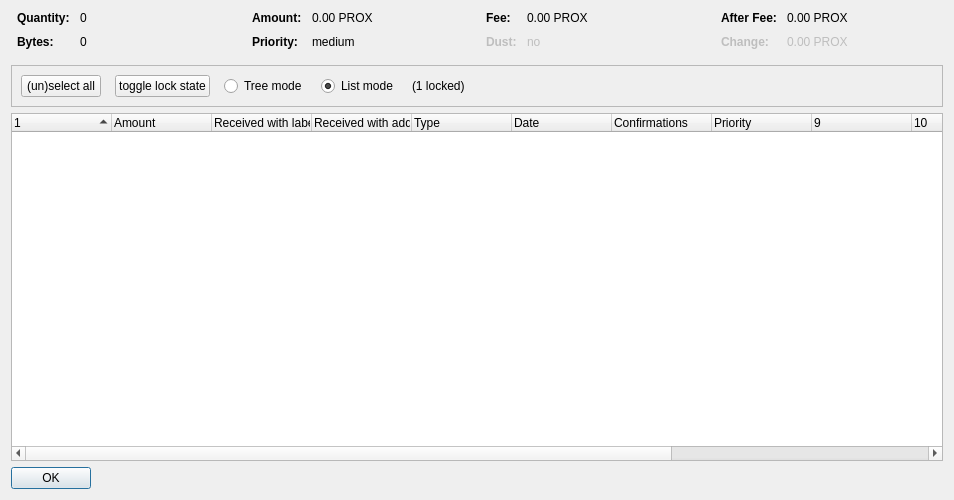
<?xml version="1.0" encoding="UTF-8"?>
<ui version="4.0">
 <class>CoinControlDialog</class>
 <widget class="QDialog" name="CoinControlDialog">
  <property name="geometry">
   <rect>
    <x>0</x>
    <y>0</y>
    <width>954</width>
    <height>500</height>
   </rect>
  </property>
  <property name="windowTitle">
   <string>Coin Selection</string>
  </property>
  <layout class="QVBoxLayout" name="verticalLayout">
   <item>
    <layout class="QHBoxLayout" name="horizontalLayoutTop" stretch="0,0,0,0">
     <property name="topMargin">
      <number>0</number>
     </property>
     <property name="bottomMargin">
      <number>10</number>
     </property>
     <item>
      <layout class="QFormLayout" name="formLayoutCoinControl1">
       <property name="horizontalSpacing">
        <number>10</number>
       </property>
       <property name="verticalSpacing">
        <number>10</number>
       </property>
       <property name="leftMargin">
        <number>6</number>
       </property>
       <property name="rightMargin">
        <number>6</number>
       </property>
       <item row="0" column="0">
        <widget class="QLabel" name="labelCoinControlQuantityText">
         <property name="font">
          <font>
           <weight>75</weight>
           <bold>true</bold>
          </font>
         </property>
         <property name="text">
          <string>Quantity:</string>
         </property>
        </widget>
       </item>
       <item row="0" column="1">
        <widget class="QLabel" name="labelCoinControlQuantity">
         <property name="cursor">
          <cursorShape>IBeamCursor</cursorShape>
         </property>
         <property name="contextMenuPolicy">
          <enum>Qt::ActionsContextMenu</enum>
         </property>
         <property name="text">
          <string notr="true">0</string>
         </property>
         <property name="textInteractionFlags">
          <set>Qt::LinksAccessibleByMouse|Qt::TextSelectableByKeyboard|Qt::TextSelectableByMouse</set>
         </property>
        </widget>
       </item>
       <item row="1" column="0">
        <widget class="QLabel" name="labelCoinControlBytesText">
         <property name="font">
          <font>
           <weight>75</weight>
           <bold>true</bold>
          </font>
         </property>
         <property name="text">
          <string>Bytes:</string>
         </property>
        </widget>
       </item>
       <item row="1" column="1">
        <widget class="QLabel" name="labelCoinControlBytes">
         <property name="cursor">
          <cursorShape>IBeamCursor</cursorShape>
         </property>
         <property name="contextMenuPolicy">
          <enum>Qt::ActionsContextMenu</enum>
         </property>
         <property name="text">
          <string notr="true">0</string>
         </property>
         <property name="textInteractionFlags">
          <set>Qt::LinksAccessibleByMouse|Qt::TextSelectableByKeyboard|Qt::TextSelectableByMouse</set>
         </property>
        </widget>
       </item>
      </layout>
     </item>
     <item>
      <layout class="QFormLayout" name="formLayoutCoinControl2">
       <property name="horizontalSpacing">
        <number>10</number>
       </property>
       <property name="verticalSpacing">
        <number>10</number>
       </property>
       <property name="leftMargin">
        <number>6</number>
       </property>
       <property name="rightMargin">
        <number>6</number>
       </property>
       <item row="0" column="0">
        <widget class="QLabel" name="labelCoinControlAmountText">
         <property name="font">
          <font>
           <weight>75</weight>
           <bold>true</bold>
          </font>
         </property>
         <property name="text">
          <string>Amount:</string>
         </property>
        </widget>
       </item>
       <item row="0" column="1">
        <widget class="QLabel" name="labelCoinControlAmount">
         <property name="cursor">
          <cursorShape>IBeamCursor</cursorShape>
         </property>
         <property name="contextMenuPolicy">
          <enum>Qt::ActionsContextMenu</enum>
         </property>
         <property name="text">
          <string notr="true">0.00 PROX</string>
         </property>
         <property name="textInteractionFlags">
          <set>Qt::LinksAccessibleByMouse|Qt::TextSelectableByKeyboard|Qt::TextSelectableByMouse</set>
         </property>
        </widget>
       </item>
       <item row="1" column="0">
        <widget class="QLabel" name="labelCoinControlPriorityText">
         <property name="font">
          <font>
           <weight>75</weight>
           <bold>true</bold>
          </font>
         </property>
         <property name="text">
          <string>Priority:</string>
         </property>
        </widget>
       </item>
       <item row="1" column="1">
        <widget class="QLabel" name="labelCoinControlPriority">
         <property name="cursor">
          <cursorShape>IBeamCursor</cursorShape>
         </property>
         <property name="contextMenuPolicy">
          <enum>Qt::ActionsContextMenu</enum>
         </property>
         <property name="text">
          <string>medium</string>
         </property>
         <property name="textInteractionFlags">
          <set>Qt::LinksAccessibleByMouse|Qt::TextSelectableByKeyboard|Qt::TextSelectableByMouse</set>
         </property>
        </widget>
       </item>
      </layout>
     </item>
     <item>
      <layout class="QFormLayout" name="formLayoutCoinControl3">
       <property name="horizontalSpacing">
        <number>10</number>
       </property>
       <property name="verticalSpacing">
        <number>10</number>
       </property>
       <property name="leftMargin">
        <number>6</number>
       </property>
       <property name="rightMargin">
        <number>6</number>
       </property>
       <item row="0" column="0">
        <widget class="QLabel" name="labelCoinControlFeeText">
         <property name="font">
          <font>
           <weight>75</weight>
           <bold>true</bold>
          </font>
         </property>
         <property name="text">
          <string>Fee:</string>
         </property>
        </widget>
       </item>
       <item row="0" column="1">
        <widget class="QLabel" name="labelCoinControlFee">
         <property name="cursor">
          <cursorShape>IBeamCursor</cursorShape>
         </property>
         <property name="contextMenuPolicy">
          <enum>Qt::ActionsContextMenu</enum>
         </property>
         <property name="text">
          <string notr="true">0.00 PROX</string>
         </property>
         <property name="textInteractionFlags">
          <set>Qt::LinksAccessibleByMouse|Qt::TextSelectableByKeyboard|Qt::TextSelectableByMouse</set>
         </property>
        </widget>
       </item>
       <item row="1" column="0">
        <widget class="QLabel" name="labelCoinControlLowOutputText">
         <property name="enabled">
          <bool>false</bool>
         </property>
         <property name="font">
          <font>
           <weight>75</weight>
           <bold>true</bold>
          </font>
         </property>
         <property name="text">
          <string>Dust:</string>
         </property>
        </widget>
       </item>
       <item row="1" column="1">
        <widget class="QLabel" name="labelCoinControlLowOutput">
         <property name="enabled">
          <bool>false</bool>
         </property>
         <property name="cursor">
          <cursorShape>IBeamCursor</cursorShape>
         </property>
         <property name="contextMenuPolicy">
          <enum>Qt::ActionsContextMenu</enum>
         </property>
         <property name="text">
          <string>no</string>
         </property>
         <property name="textInteractionFlags">
          <set>Qt::LinksAccessibleByMouse|Qt::TextSelectableByKeyboard|Qt::TextSelectableByMouse</set>
         </property>
        </widget>
       </item>
      </layout>
     </item>
     <item>
      <layout class="QFormLayout" name="formLayoutCoinControl4">
       <property name="horizontalSpacing">
        <number>10</number>
       </property>
       <property name="verticalSpacing">
        <number>10</number>
       </property>
       <property name="leftMargin">
        <number>6</number>
       </property>
       <property name="rightMargin">
        <number>6</number>
       </property>
       <item row="0" column="0">
        <widget class="QLabel" name="labelCoinControlAfterFeeText">
         <property name="font">
          <font>
           <weight>75</weight>
           <bold>true</bold>
          </font>
         </property>
         <property name="text">
          <string>After Fee:</string>
         </property>
        </widget>
       </item>
       <item row="0" column="1">
        <widget class="QLabel" name="labelCoinControlAfterFee">
         <property name="cursor">
          <cursorShape>IBeamCursor</cursorShape>
         </property>
         <property name="contextMenuPolicy">
          <enum>Qt::ActionsContextMenu</enum>
         </property>
         <property name="text">
          <string notr="true">0.00 PROX</string>
         </property>
         <property name="textInteractionFlags">
          <set>Qt::LinksAccessibleByMouse|Qt::TextSelectableByKeyboard|Qt::TextSelectableByMouse</set>
         </property>
        </widget>
       </item>
       <item row="1" column="0">
        <widget class="QLabel" name="labelCoinControlChangeText">
         <property name="enabled">
          <bool>false</bool>
         </property>
         <property name="font">
          <font>
           <weight>75</weight>
           <bold>true</bold>
          </font>
         </property>
         <property name="text">
          <string>Change:</string>
         </property>
        </widget>
       </item>
       <item row="1" column="1">
        <widget class="QLabel" name="labelCoinControlChange">
         <property name="enabled">
          <bool>false</bool>
         </property>
         <property name="cursor">
          <cursorShape>IBeamCursor</cursorShape>
         </property>
         <property name="contextMenuPolicy">
          <enum>Qt::ActionsContextMenu</enum>
         </property>
         <property name="text">
          <string notr="true">0.00 PROX</string>
         </property>
         <property name="textInteractionFlags">
          <set>Qt::LinksAccessibleByMouse|Qt::TextSelectableByKeyboard|Qt::TextSelectableByMouse</set>
         </property>
        </widget>
       </item>
      </layout>
     </item>
    </layout>
   </item>
   <item>
    <widget class="QFrame" name="frame">
     <property name="minimumSize">
      <size>
       <width>0</width>
       <height>40</height>
      </size>
     </property>
     <property name="frameShape">
      <enum>QFrame::StyledPanel</enum>
     </property>
     <property name="frameShadow">
      <enum>QFrame::Sunken</enum>
     </property>
     <layout class="QHBoxLayout" name="horizontalLayout">
      <item>
       <layout class="QHBoxLayout" name="horizontalLayoutPanel" stretch="0,0,0,0,0,0">
        <property name="spacing">
         <number>14</number>
        </property>
        <item>
         <widget class="QPushButton" name="pushButtonSelectAll">
          <property name="sizePolicy">
           <sizepolicy hsizetype="Maximum" vsizetype="Fixed">
            <horstretch>0</horstretch>
            <verstretch>0</verstretch>
           </sizepolicy>
          </property>
          <property name="text">
           <string>(un)select all</string>
          </property>
          <property name="autoDefault">
           <bool>false</bool>
          </property>
         </widget>
        </item>
        <item>
         <widget class="QPushButton" name="pushButtonToggleLock">
          <property name="sizePolicy">
           <sizepolicy hsizetype="Maximum" vsizetype="Fixed">
            <horstretch>0</horstretch>
            <verstretch>0</verstretch>
           </sizepolicy>
          </property>
          <property name="text">
           <string>toggle lock state</string>
          </property>
          <property name="autoDefault">
           <bool>false</bool>
          </property>
         </widget>
        </item>
        <item>
         <widget class="QRadioButton" name="radioTreeMode">
          <property name="sizePolicy">
           <sizepolicy hsizetype="Maximum" vsizetype="Fixed">
            <horstretch>0</horstretch>
            <verstretch>0</verstretch>
           </sizepolicy>
          </property>
          <property name="text">
           <string>Tree mode</string>
          </property>
         </widget>
        </item>
        <item>
         <widget class="QRadioButton" name="radioListMode">
          <property name="sizePolicy">
           <sizepolicy hsizetype="Maximum" vsizetype="Fixed">
            <horstretch>0</horstretch>
            <verstretch>0</verstretch>
           </sizepolicy>
          </property>
          <property name="text">
           <string>List mode</string>
          </property>
          <property name="checked">
           <bool>true</bool>
          </property>
         </widget>
        </item>
        <item>
         <widget class="QLabel" name="labelLocked">
          <property name="text">
           <string>(1 locked)</string>
          </property>
         </widget>
        </item>
        <item>
         <spacer name="horizontalSpacer">
          <property name="orientation">
           <enum>Qt::Horizontal</enum>
          </property>
          <property name="sizeHint" stdset="0">
           <size>
            <width>40</width>
            <height>20</height>
           </size>
          </property>
         </spacer>
        </item>
       </layout>
      </item>
     </layout>
    </widget>
   </item>
   <item>
    <widget class="CoinControlTreeWidget" name="treeWidget">
     <property name="contextMenuPolicy">
      <enum>Qt::CustomContextMenu</enum>
     </property>
     <property name="sortingEnabled">
      <bool>false</bool>
     </property>
     <property name="columnCount">
      <number>13</number>
     </property>
     <attribute name="headerShowSortIndicator" stdset="0">
      <bool>true</bool>
     </attribute>
     <attribute name="headerStretchLastSection">
      <bool>false</bool>
     </attribute>
     <column>
      <property name="text">
       <string/>
      </property>
     </column>
     <column>
      <property name="text">
       <string>Amount</string>
      </property>
     </column>
     <column>
      <property name="text">
       <string>Received with label</string>
      </property>
     </column>
     <column>
      <property name="text">
       <string>Received with address</string>
      </property>
     </column>
     <column>
      <property name="text">
	<string>Type</string>
      </property>
     </column>
     <column>
      <property name="text">	 
       <string>Date</string>
      </property>
     </column>
     <column>
      <property name="text">
       <string>Confirmations</string>
      </property>
      <property name="toolTip">
       <string>Confirmed</string>
      </property>
     </column>
     <column>
      <property name="text">
       <string>Priority</string>
      </property>
     </column>
     <column>
      <property name="text">
       <string/>
      </property>
     </column>
     <column>
      <property name="text">
       <string/>
      </property>
     </column>
     <column>
      <property name="text">
       <string/>
      </property>
     </column>
     <column>
      <property name="text">
       <string/>
      </property>
     </column>
     <column>
      <property name="text">
       <string/>
      </property>
     </column>
    </widget>
   </item>
   <item>
    <widget class="QDialogButtonBox" name="buttonBox">
     <property name="sizePolicy">
      <sizepolicy hsizetype="Maximum" vsizetype="Fixed">
       <horstretch>0</horstretch>
       <verstretch>0</verstretch>
      </sizepolicy>
     </property>
     <property name="orientation">
      <enum>Qt::Horizontal</enum>
     </property>
     <property name="standardButtons">
      <set>QDialogButtonBox::Ok</set>
     </property>
    </widget>
   </item>
  </layout>
 </widget>
 <customwidgets>
  <customwidget>
   <class>CoinControlTreeWidget</class>
   <extends>QTreeWidget</extends>
   <header>coincontroltreewidget.h</header>
  </customwidget>
 </customwidgets>
 <resources/>
 <connections/>
</ui>
